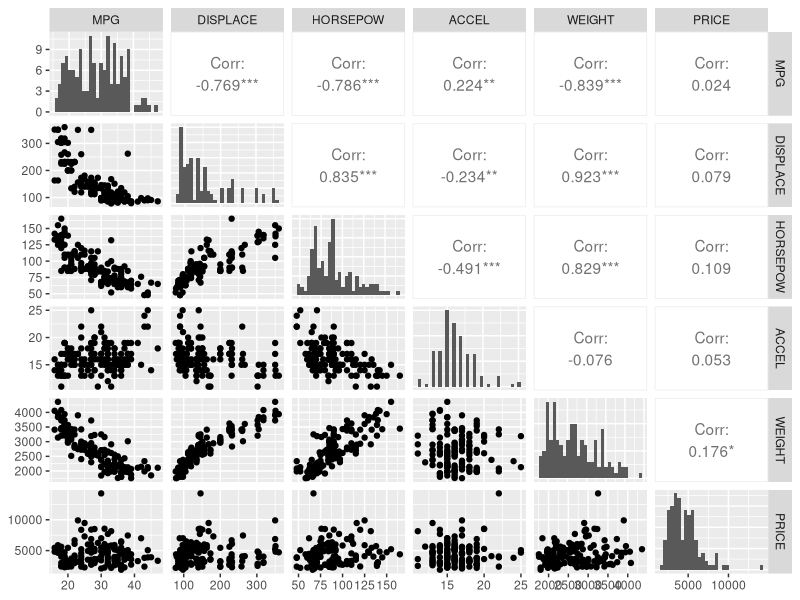
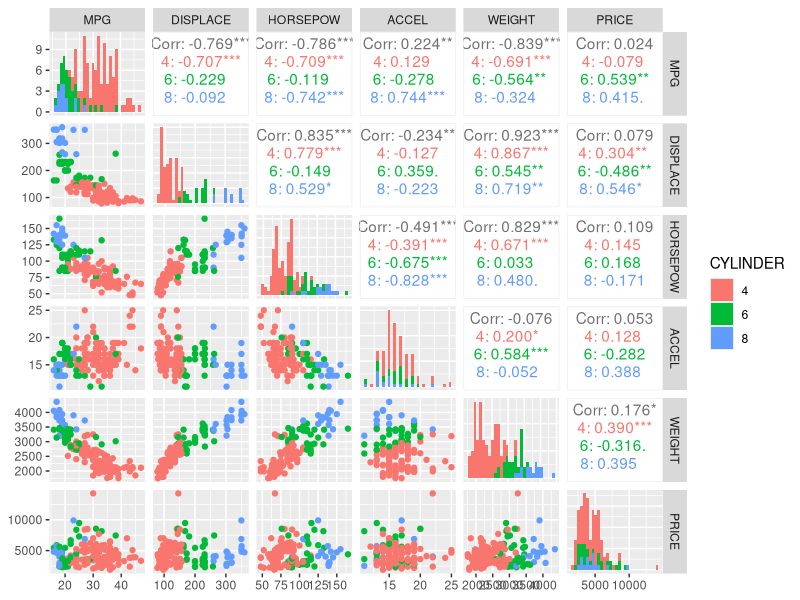
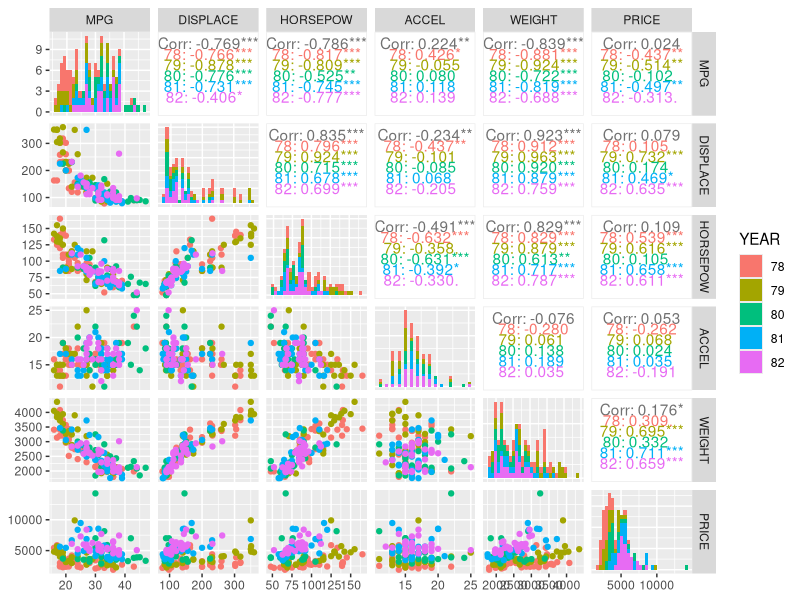
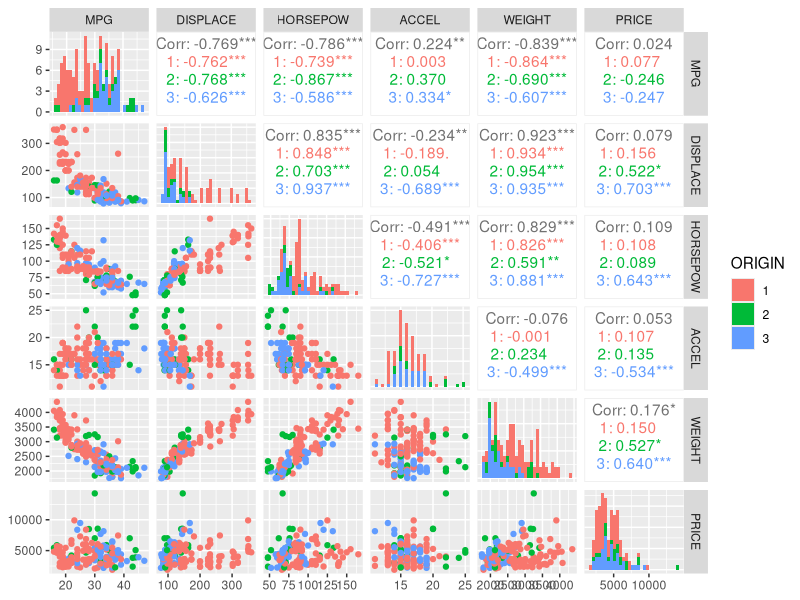
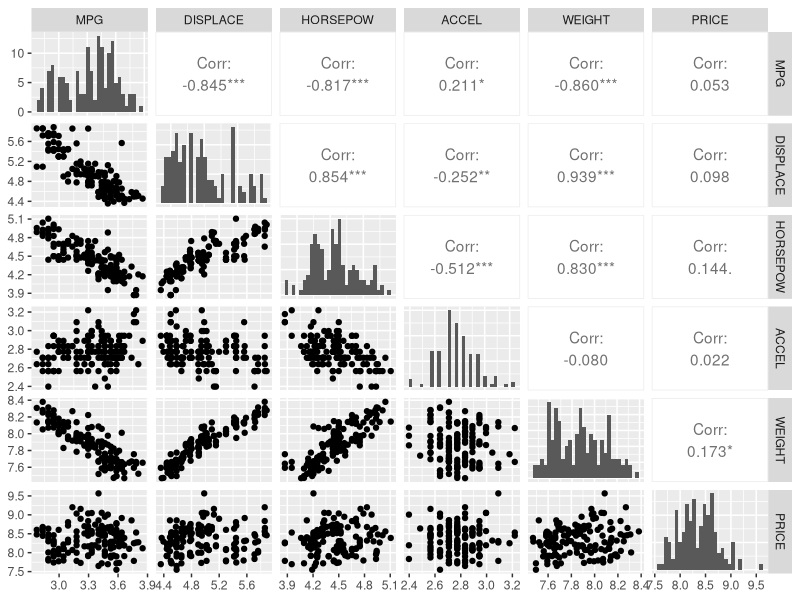
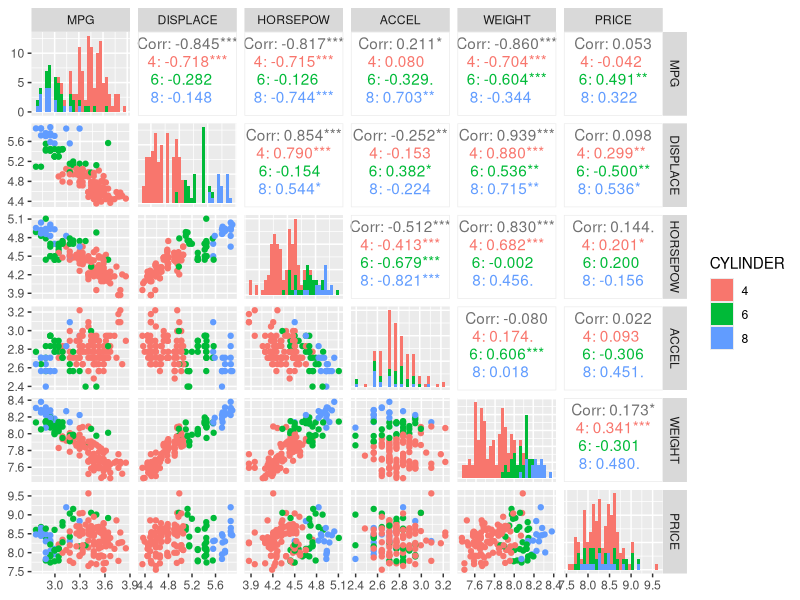
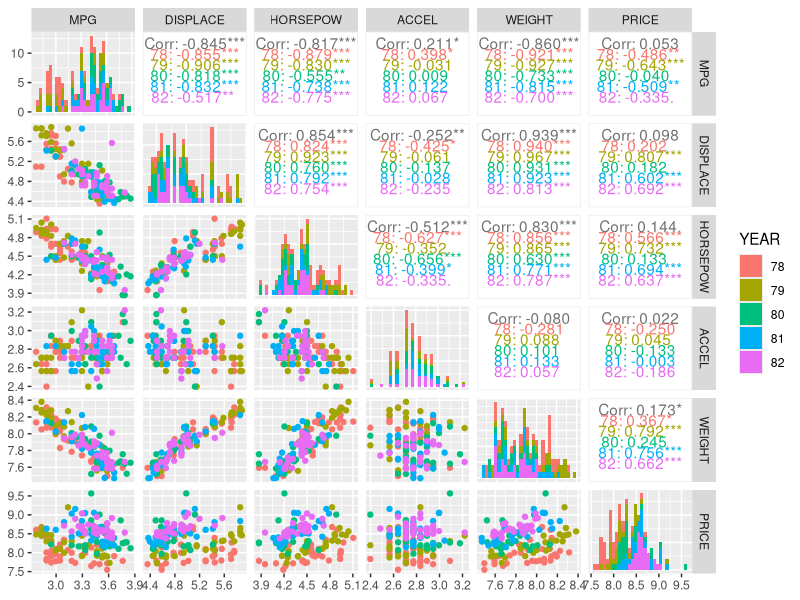
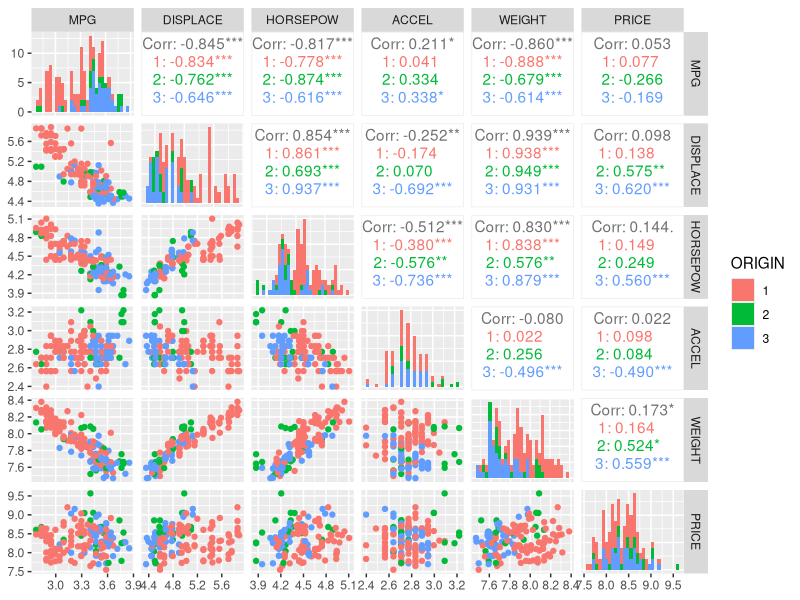

The R source for these figures, in order:
## ---- chunk 1
library(readxl)
library(dplyr)
library(tidyr)

df <- read_excel("CARDATA.xls")  %>% 
  drop_na() %>% 
  filter(CYLINDER %in% c(4, 6, 8)) %>% 
  select(-MAKE, -MODEL) %>% 
  mutate(ROW = NULL, CYLINDER = as.factor(CYLINDER), 
         YEAR = as.factor(YEAR), ORIGIN = as.factor(ORIGIN))

## ---- chunk 2
head(df)
## ---- chunk 3
library(ggplot2)
library(GGally)

df %>%ggpairs(diag=list(continuous = "barDiag"),
              columns = c("MPG", "DISPLACE", "HORSEPOW", "ACCEL", "WEIGHT", "PRICE"))
df %>%ggpairs(diag=list(continuous = "barDiag"), aes(colour = CYLINDER), legend = 1,
              columns = c("MPG", "DISPLACE", "HORSEPOW", "ACCEL", "WEIGHT", "PRICE"))
df %>%ggpairs(diag=list(continuous = "barDiag"), aes(colour = YEAR), legend = 1,
              columns = c("MPG", "DISPLACE", "HORSEPOW", "ACCEL", "WEIGHT", "PRICE"))
df %>%ggpairs(diag=list(continuous = "barDiag"), aes(colour = ORIGIN), legend = 1,
              columns = c("MPG", "DISPLACE", "HORSEPOW", "ACCEL", "WEIGHT", "PRICE"))
## ---- chunk 4
dfLog <- df %>% mutate(MPG = log(MPG), DISPLACE = log(DISPLACE), 
                         HORSEPOW = log(HORSEPOW), ACCEL = log(ACCEL), 
                         WEIGHT = log(WEIGHT), PRICE = log(PRICE))
## ---- chunk 5
dfLog %>%ggpairs(diag=list(continuous = "barDiag"),
              columns = c("MPG", "DISPLACE", "HORSEPOW", "ACCEL", "WEIGHT", "PRICE"))
dfLog %>%ggpairs(diag=list(continuous = "barDiag"), aes(colour = CYLINDER), legend = 1,
              columns = c("MPG", "DISPLACE", "HORSEPOW", "ACCEL", "WEIGHT", "PRICE"))
dfLog %>%ggpairs(diag=list(continuous = "barDiag"), aes(colour = YEAR), legend = 1,
              columns = c("MPG", "DISPLACE", "HORSEPOW", "ACCEL", "WEIGHT", "PRICE"))
dfLog %>%ggpairs(diag=list(continuous = "barDiag"), aes(colour = ORIGIN), legend = 1,
              columns = c("MPG", "DISPLACE", "HORSEPOW", "ACCEL", "WEIGHT", "PRICE"))
## ---- chunk 6
library(reshape)

ggplot(melt(cor(select(df, -CYLINDER, -YEAR, -ORIGIN), method = "pearson")), aes(X1, X2)) +
  geom_raster(aes(fill = value)) +
  geom_text(aes(label = round(value, 1))) +
  scale_fill_gradient2(low=colors()[143], mid='white', high=colors()[639]) + 
  ggtitle("pearson")
ggplot(melt(cor(select(dfLog, -CYLINDER, -YEAR, -ORIGIN), method = "pearson")), aes(X1, X2)) +
  geom_raster(aes(fill = value)) +
  geom_text(aes(label = round(value, 1))) +
  scale_fill_gradient2(low=colors()[143], mid='white', high=colors()[639]) + 
  ggtitle("pearson log")
ggplot(melt(cor(select(df, -CYLINDER, -YEAR, -ORIGIN), method = "spearman")), aes(X1, X2)) +
  geom_raster(aes(fill = value)) +
  geom_text(aes(label = round(value, 1))) +
  scale_fill_gradient2(low=colors()[143], mid='white', high=colors()[639]) +
  ggtitle("spearman")
ggplot(melt(cor(select(dfLog, -CYLINDER, -YEAR, -ORIGIN), method = "spearman")), aes(X1, X2)) +
  geom_raster(aes(fill = value)) +
  geom_text(aes(label = round(value, 1))) +
  scale_fill_gradient2(low=colors()[143], mid='white', high=colors()[639]) +
  ggtitle("spearman log")
ggplot(melt(cor(select(df, -CYLINDER, -YEAR, -ORIGIN), method = "kendall")), aes(X1, X2)) +
  geom_raster(aes(fill = value)) +
  geom_text(aes(label = round(value, 1))) +
  scale_fill_gradient2(low=colors()[143], mid='white', high=colors()[639]) +
  ggtitle("kendall")
ggplot(melt(cor(select(dfLog, -CYLINDER, -YEAR, -ORIGIN), method = "kendall")), aes(X1, X2)) +
  geom_raster(aes(fill = value)) +
  geom_text(aes(label = round(value, 1))) +
  scale_fill_gradient2(low=colors()[143], mid='white', high=colors()[639]) +
  ggtitle("kendall log")
## ---- chunk 7
library(ggpubr)

# dfLog[1,9] <- 100

MPG <- dfLog %>% ggplot(aes(y=MPG)) + geom_boxplot()
DISPLACE <- dfLog %>% ggplot(aes(y=DISPLACE)) + geom_boxplot()
HORSEPOW <- dfLog %>% ggplot(aes(y=HORSEPOW)) + geom_boxplot()
ACCEL <- dfLog %>% ggplot(aes(y=ACCEL)) + geom_boxplot()
WEIGHT <- dfLog %>% ggplot(aes(y=WEIGHT)) + geom_boxplot()
PRICE <- dfLog %>% ggplot(aes(y=PRICE)) + geom_boxplot()

ggarrange(MPG, DISPLACE, HORSEPOW, ACCEL, WEIGHT, PRICE,
          ncol = 3, nrow = 2)
## ---- chunk 8
dfLogOutlinersOff <- dfLog

Q1 <- quantile(dfLogOutlinersOff$ACCEL, probs=c(.25, .75))
iqr1 <- IQR(dfLogOutlinersOff$ACCEL)
up1 <- Q1[2]+1.5*iqr1
low1 <- Q1[1]-1.5*iqr1

Q2 <- quantile(dfLogOutlinersOff$PRICE, probs=c(.25, .75))
iqr2 <- IQR(dfLogOutlinersOff$PRICE)
up2 <- Q2[2]+1.5*iqr2
low2 <- Q2[1]-1.5*iqr2

tmp1 <-length(dfLogOutlinersOff$MPG)
dfLogOutlinersOff <- dfLogOutlinersOff %>% filter(ACCEL > low1, ACCEL < up1,
                                                  PRICE > low2, PRICE < up2)
tmp2 <- length(dfLogOutlinersOff$MPG)
tmp1 - tmp2
## ---- chunk 9
ggplot(melt(cor(select(dfLog, -CYLINDER, -YEAR, -ORIGIN), method = "pearson")), aes(X1, X2)) +
  geom_raster(aes(fill = value)) +
  geom_text(aes(label = round(value, 1))) +
  scale_fill_gradient2(low=colors()[143], mid='white', high=colors()[639]) + 
  ggtitle("pearson log")
ggplot(melt(cor(select(dfLogOutlinersOff, -CYLINDER, -YEAR, -ORIGIN), method = "pearson")), aes(X1, X2)) +
  geom_raster(aes(fill = value)) +
  geom_text(aes(label = round(value, 1))) +
  scale_fill_gradient2(low=colors()[143], mid='white', high=colors()[639]) + 
  ggtitle("pearson log outlinersOff")
ggplot(melt(cor(select(dfLog, -CYLINDER, -YEAR, -ORIGIN), method = "spearman")), aes(X1, X2)) +
  geom_raster(aes(fill = value)) +
  geom_text(aes(label = round(value, 1))) +
  scale_fill_gradient2(low=colors()[143], mid='white', high=colors()[639]) +
  ggtitle("spearman log")
ggplot(melt(cor(select(dfLogOutlinersOff, -CYLINDER, -YEAR, -ORIGIN), method = "spearman")), aes(X1, X2)) +
  geom_raster(aes(fill = value)) +
  geom_text(aes(label = round(value, 1))) +
  scale_fill_gradient2(low=colors()[143], mid='white', high=colors()[639]) +
  ggtitle("spearman log outlinersOff")
ggplot(melt(cor(select(dfLog, -CYLINDER, -YEAR, -ORIGIN), method = "kendall")), aes(X1, X2)) +
  geom_raster(aes(fill = value)) +
  geom_text(aes(label = round(value, 1))) +
  scale_fill_gradient2(low=colors()[143], mid='white', high=colors()[639]) +
  ggtitle("kendall log")
ggplot(melt(cor(select(dfLogOutlinersOff, -CYLINDER, -YEAR, -ORIGIN), method = "kendall")), aes(X1, X2)) +
  geom_raster(aes(fill = value)) +
  geom_text(aes(label = round(value, 1))) +
  scale_fill_gradient2(low=colors()[143], mid='white', high=colors()[639]) +
  ggtitle("kendall log outlinersOff")
